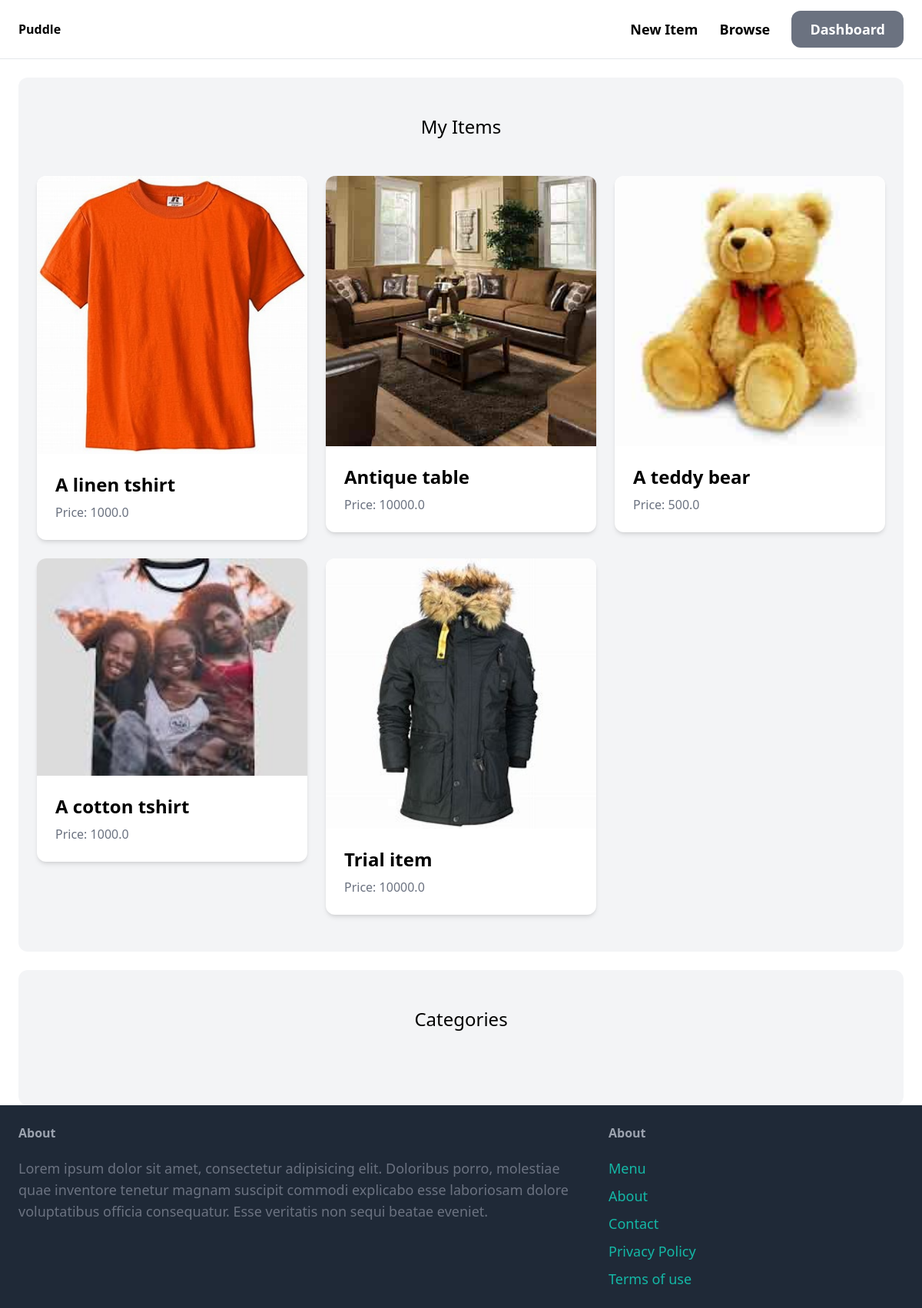
Before: /dashboard/ (signed in) with the older database file.
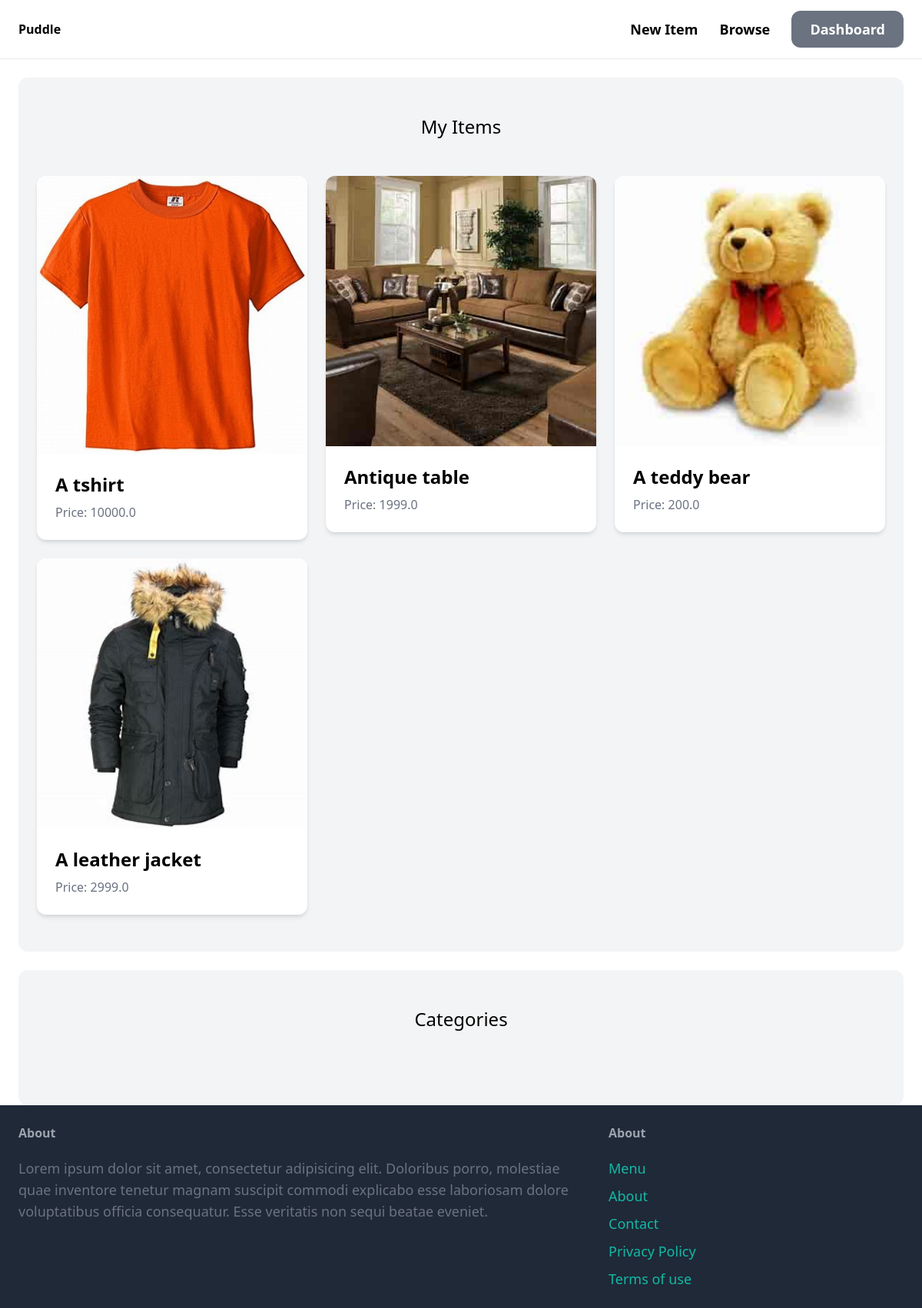
After: the same page with the newer database file.
### item/models.py (models this page shows, shortened)
class Item(models.Model):
    category = models.ForeignKey(Category, related_name='items', on_delete=models.CASCADE)
    name = models.CharField(max_length=255)
    slug = models.SlugField(max_length=255, unique=True, blank=True)
    description = models.TextField(blank=True, null=True)
    price = models.FloatField()
    image = models.ImageField(upload_to='items_images', blank=True, null=True)
    is_sold = models.BooleanField(default=False)
    created_by = models.ForeignKey(User, related_name='items', on_delete=models.CASCADE)
    created_at = models.DateTimeField(auto_now_add=True)

### dashboard/views.py (the view)
# urls.py: path('',views.index ,name='index'),
@login_required
def index(request):
    items=Item.objects.filter(created_by=request.user)
    return render(request,'dashboard/index.html',{
        'items':items
    })

### dashboard/templates/dashboard/index.html (shortened to what this page needs)
{% extends 'core/base.html' %}
{% block content %}
<div class="mt-6 px-6 py-12 bg-gray-100 rounded-xl">
    <h2 class="mb-12 text-2xl text-center">My Items</h2>
    <div class="grid grid-cols-1 sm:grid-cols-2 md:grid-cols-3 gap-6">
        {% for item in items %}
        <div>
            <a href="{% url 'item:detail' slug=item.slug %}">
                <div class="bg-white shadow-md rounded-xl overflow-hidden">
                    <div class="aspect-w-16 aspect-h-9">
                        <img src="{{ item.image.url }}" alt="{{ item.name }}" class="w-full h-full object-cover">
                    </div>
                    <div class="p-6">
                        <h2 class="text-2xl font-semibold">{{ item.name }}</h2>
                        <p class="text-gray-500 mt-2">Price: {{ item.price }}</p>
                    </div>
                </div>
          </a>
        </div>
        {% endfor %}
    </div>
</div>
<div class="mt-6 px-6 py-12 bg-gray-100 rounded-xl">
    <h2 class="mb-12 text-2xl text-center">Categories</h2>
</div>
{% endblock %}

### core/templates/core/base.html (shortened to what this page needs)
<!DOCTYPE html>
<html lang="en">
<head>
    <script src="https://cdn.tailwindcss.com"></script>
</head>
<body>
    <nav class="py-6 px-6 flex justify-between items-center border-b border-gray-200">
    <a href="" class="text=xl font-semibold">Puddle</a>
    <div class="space-x-6">
        <a href="{% url 'item:new_Item' %}" class="text-lg font-semibold hover:text-gray-500">New Item</a>
        <a href="{% url 'item:items' %}" class="text-lg font-semibold hover:text-gray-500">Browse</a>
       {% if request.user.is_authenticated %}
       <a href="{% url 'dashboard:index' %}" class="px-6 py-3 text-lg font-semibold bg-gray-500 text-white rounded-xl hover:bg-gray-500">Dashboard</a>
       {% else %}
        <a href="{% url 'core:signup' %}" class="px-6 py-3 text-lg font-semibold bg-teal-500 text-white rounded-xl hover:bg-teal-700">Sign up</a>
        <a href="{% url 'core:login' %}" class="px-6 py-3 text-lg font-semibold bg-gray-500 text-white rounded-xl hover:bg-gray-500">Login in</a>
    {% endif %}
    </div>
    </nav>
    <div class="px-6">
    {% block content %}
    {% endblock %}
    </div>
    <footer class="py-6 px-6 flex justify-between bg-gray-800">
    <div class="w-2/3 pr-10">
    <h3 class="mb-5 font-semibold text-gray-400">About</h3>
    <p class="text-lg text-gray-500">Lorem ipsum dolor sit amet, consectetur adipisicing elit. Doloribus porro, molestiae quae inventore tenetur magnam suscipit commodi explicabo esse laboriosam dolore voluptatibus officia consequatur. Esse veritatis non sequi beatae eveniet.</p>
</div>
<div class="w-1/3">
    <h3 class="mb-5 font-semibold text-gray-400">About</h3>
    <ul class="space-y-2">
        <li><a href='' class="text-lg text-teal-500 hover:text-teal-700">Menu</a></li>
        <li><a href='' class="text-lg text-teal-500 hover:text-teal-700">About</a></li>
        <li><a href="{% url 'core:contact' %}" class="text-lg text-teal-500 hover:text-teal-700">Contact</a></li>
        <li><a href='' class="text-lg text-teal-500 hover:text-teal-700">Privacy Policy</a></li>
        <li><a href='' class="text-lg text-teal-500 hover:text-teal-700">Terms of use</a></li>
    </ul>
</div>
    </footer>
</body>
</html>

Changed rows visible on the page:
removed Item: image (picture), name "A cotton tshirt", price "1000.0"
removed Item: image (picture), name "Trial item", price "10000.0"
changed Item: name "A linen tshirt" → "A tshirt"; price "1000.0" → "10000.0"
changed Item "Antique table": price "10000.0" → "1999.0"
changed Item "A teddy bear": price "500.0" → "200.0"
added Item: image (picture), name "A leather jacket", price "2999.0"
